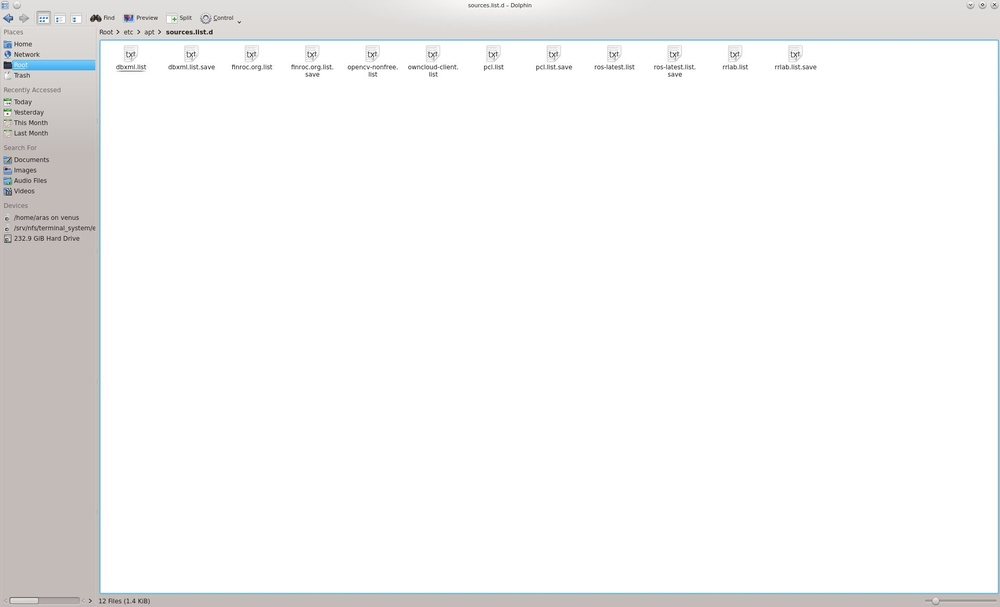
//> input picture my-AG-Desktop-NOTES/finroc-related/apt_get_sources_finroc.jpg, 1000 x 607 px, shrunk from 1920 x 1165 before the run
$ ./mat_mask_operations ../../../../../my-AG-Desktop-NOTES/finroc-related/apt_get_sources_finroc.jpg ../../../../../my-AG-Desktop-NOTES/finroc-related/apt_get_sources_finroc.jpg   (built with g++ and OpenCV 4)
//> lines starting //> are read from the running program, lines starting //| are printed output that depends on the picture; after the words box and inside, x2 and y2 are one past the last pixel; in counts of white or black regions, pixels touching at a corner belong together
#include <opencv2/core.hpp>
#include <opencv2/core/utility.hpp>
#include <opencv2/imgcodecs.hpp>
#include <opencv2/highgui.hpp>
#include <opencv2/imgproc.hpp>
#include <iostream>

using namespace std;
using namespace cv;

static void help(char* progName)
{
  cout << endl
       <<  "This program shows how to filter images with mask: the write it yourself and the"
       << "filter2d way. " << endl
       <<  "Usage:"                                                                        << endl
       << progName << " [image_name -- default ../data/lena.jpg] [G -- grayscale] "        << endl << endl;
}


void Sharpen(const Mat& myImage, Mat& Result);

int main(int argc, char* argv[])
{
  help(argv[0]);
  const char* filename = argc >= 2 ? argv[1] : "../data/lena.jpg";

  Mat I, J, K;

  if (argc >= 3 && !strcmp("G", argv[2]))
    I = imread(filename, IMREAD_GRAYSCALE);
  else
    I = imread(filename, IMREAD_COLOR);
//> I is the input picture: 607 rows x 1000 cols, CV_8UC3; mean B, G, R 243.8, 244.1, 244.4

  namedWindow("Input", WINDOW_AUTOSIZE);
  namedWindow("Output", WINDOW_AUTOSIZE);

  imshow("Input", I);
  double t = (double)getTickCount();

  Sharpen(I, J);

  t = ((double)getTickCount() - t) / getTickFrequency();
  cout << "Hand written function times passed in seconds: " << t << endl;

  imshow("Output", J);
  waitKey(0);

  Mat kern = (Mat_<char>(3, 3) <<  0, -1,  0,
              -1,  5, -1,
              0, -1,  0);
  t = (double)getTickCount();
  filter2D(I, K, I.depth(), kern);
  t = ((double)getTickCount() - t) / getTickFrequency();
  cout << "Built-in filter2D time passed in seconds:      " << t << endl;

  imshow("Output", K);

  waitKey(0);
  return 0;
}
void Sharpen(const Mat& myImage, Mat& Result)
{
  CV_Assert(myImage.depth() == CV_8U);  // accept only uchar images

  const int nChannels = myImage.channels();
//> nChannels = 3
  Result.create(myImage.size(), myImage.type());

  for (int j = 1 ; j < myImage.rows - 1; ++j)
  {
    const uchar* previous = myImage.ptr<uchar>(j - 1);
    const uchar* current  = myImage.ptr<uchar>(j);
    const uchar* next     = myImage.ptr<uchar>(j + 1);

    uchar* output = Result.ptr<uchar>(j);

    for (int i = nChannels; i < nChannels * (myImage.cols - 1); ++i)
    {
      *output++ = saturate_cast<uchar>(5 * current[i]
                                       - current[i - nChannels] - current[i + nChannels] - previous[i] - next[i]);
    }
  }
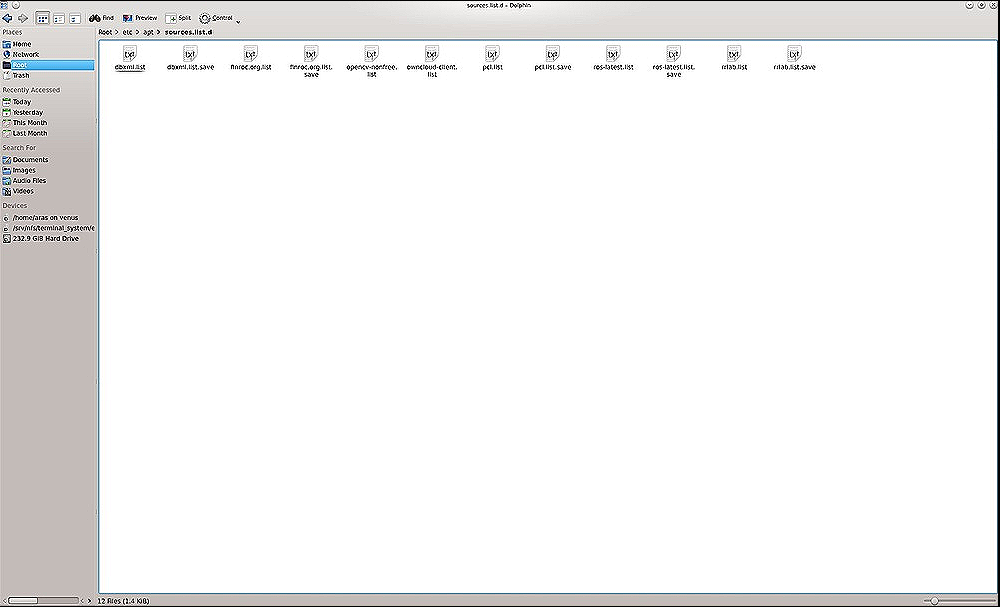
//> Result: 607 rows x 1000 cols, CV_8UC3; mean B, G, R 242, 242.3, 242.8

  Result.row(0).setTo(Scalar(0));
  Result.row(Result.rows - 1).setTo(Scalar(0));
  Result.col(0).setTo(Scalar(0));
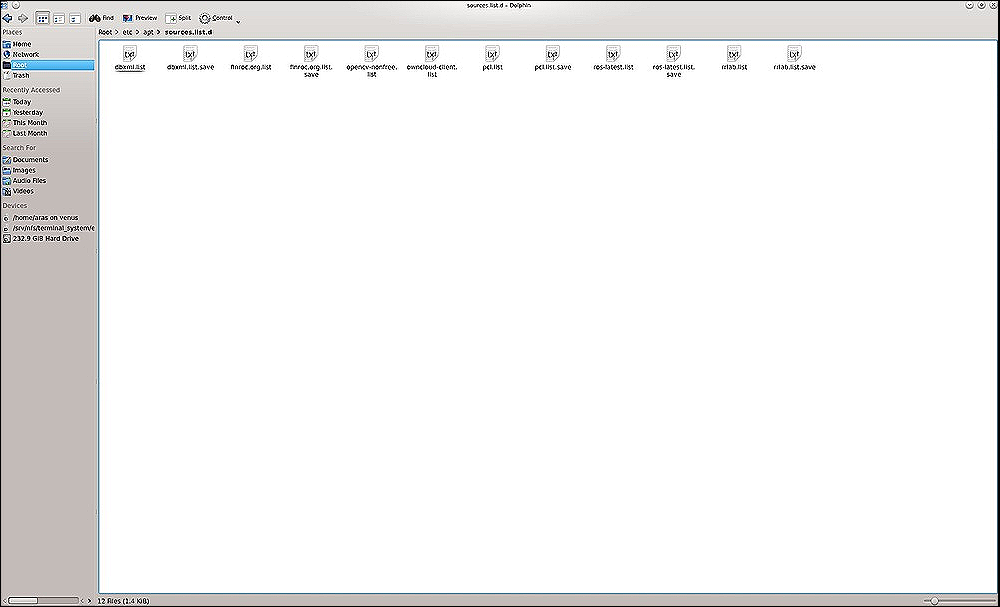
//> Result: 607 rows x 1000 cols, CV_8UC3; 0.1% of pixels changed, all inside (x1, y1, x2, y2) = (0, 1, 1, 606)
  Result.col(Result.cols - 1).setTo(Scalar(0));
}
